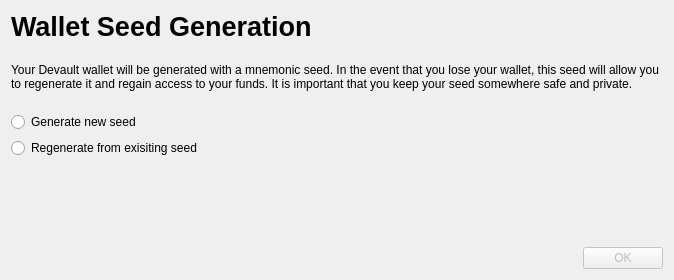
<?xml version="1.0" encoding="UTF-8"?>
<ui version="4.0">
 <class>MnemonicDialog</class>
 <widget class="QDialog" name="MnemonicDialog">
  <property name="geometry">
   <rect>
    <x>0</x>
    <y>0</y>
    <width>674</width>
    <height>280</height>
   </rect>
  </property>
  <property name="windowTitle">
   <string>Welcome</string>
  </property>
  <layout class="QVBoxLayout" name="verticalLayout">
   <item>
    <widget class="QLabel" name="titlelabel">
     <property name="font">
      <font>
       <pointsize>20</pointsize>
       <weight>75</weight>
       <bold>true</bold>
      </font>
     </property>
     <property name="text">
      <string>Wallet Seed Generation</string>
     </property>
    </widget>
   </item>
   <item>
    <spacer name="verticalSpacer_4">
     <property name="orientation">
      <enum>Qt::Vertical</enum>
     </property>
     <property name="sizeType">
      <enum>QSizePolicy::Minimum</enum>
     </property>
     <property name="sizeHint" stdset="0">
      <size>
       <width>20</width>
       <height>15</height>
      </size>
     </property>
    </spacer>
   </item>
   <item>
    <widget class="QLabel" name="lblExplanation">
     <property name="text">
      <string>Your Devault wallet will be generated with a mnemonic seed. In the event that you lose your wallet, this seed will allow you to regenerate it and regain access to your funds. It is important that you keep your seed somewhere safe and private.</string>
     </property>
     <property name="wordWrap">
      <bool>true</bool>
     </property>
    </widget>
   </item>
   <item>
    <spacer name="verticalSpacer_2">
     <property name="orientation">
      <enum>Qt::Vertical</enum>
     </property>
     <property name="sizeType">
      <enum>QSizePolicy::Fixed</enum>
     </property>
     <property name="sizeHint" stdset="0">
      <size>
       <width>20</width>
       <height>15</height>
      </size>
     </property>
    </spacer>
   </item>
   <item>
    <widget class="QRadioButton" name="seedNew">
     <property name="text">
      <string>Generate new seed</string>
     </property>
    </widget>
   </item>
   <item>
    <widget class="QRadioButton" name="seedImport">
     <property name="text">
      <string>Regenerate from exisiting seed</string>
     </property>
    </widget>
   </item>
   <item>
    <spacer name="verticalSpacer">
     <property name="orientation">
      <enum>Qt::Vertical</enum>
     </property>
     <property name="sizeHint" stdset="0">
      <size>
       <width>20</width>
       <height>40</height>
      </size>
     </property>
    </spacer>
   </item>
   <item>
    <widget class="QDialogButtonBox" name="buttonBox">
     <property name="enabled">
      <bool>false</bool>
     </property>
     <property name="orientation">
      <enum>Qt::Horizontal</enum>
     </property>
     <property name="standardButtons">
      <set>QDialogButtonBox::Ok</set>
     </property>
    </widget>
   </item>
  </layout>
 </widget>
 <resources/>
 <connections>
  <connection>
   <sender>buttonBox</sender>
   <signal>accepted()</signal>
   <receiver>MnemonicDialog</receiver>
   <slot>accept()</slot>
   <hints>
    <hint type="sourcelabel">
     <x>20</x>
     <y>20</y>
    </hint>
    <hint type="destinationlabel">
     <x>20</x>
     <y>20</y>
    </hint>
   </hints>
  </connection>
  <connection>
   <sender>buttonBox</sender>
   <signal>rejected()</signal>
   <receiver>MnemonicDialog</receiver>
   <slot>reject()</slot>
   <hints>
    <hint type="sourcelabel">
     <x>20</x>
     <y>20</y>
    </hint>
    <hint type="destinationlabel">
     <x>20</x>
     <y>20</y>
    </hint>
   </hints>
  </connection>
 </connections>
</ui>
